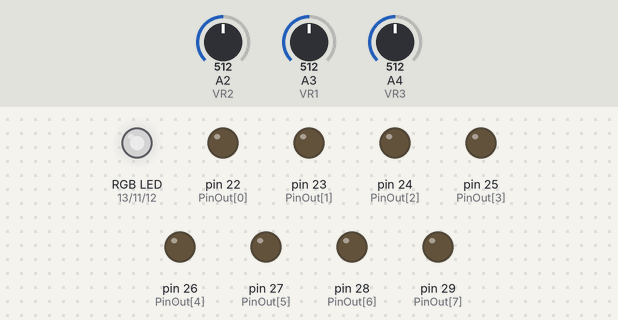
A sketch run on a simulated Arduino Mega 2560, built with avr-gcc and run on an emulated ATmega2560. Parts: an RGB LED mixed from three pins (HIGH = lit), output pins drawn as LEDs (lit = HIGH). The inputs (shaded band) are chosen by the test bench; at power-on: A2 (VR2) = 512, A3 (VR1) = 512, A4 (VR3) = 512. Dim RGB values are drawn brighter than linear.

Above: at 6.2 s.
6.3 s: A2 (VR2) set to 716
At 6.9 s:
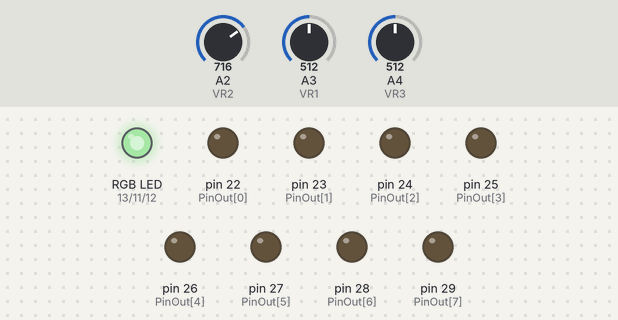
7.9 s: A3 (VR1) set to 716
At 9.2 s:
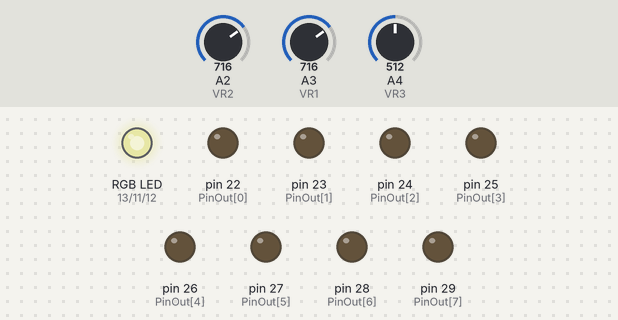
9.5 s: A4 (VR3) set to 716
At 10.8 s:
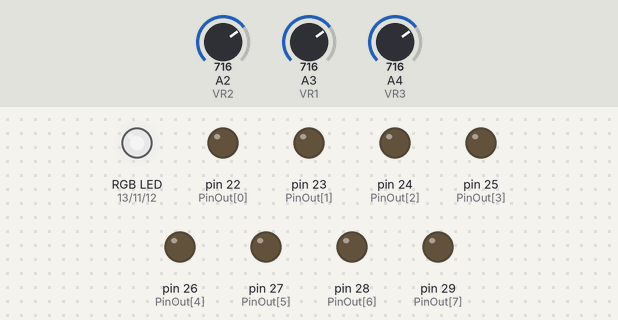
11.1 s: A2 (VR2) set to 900
At 12.2 s:
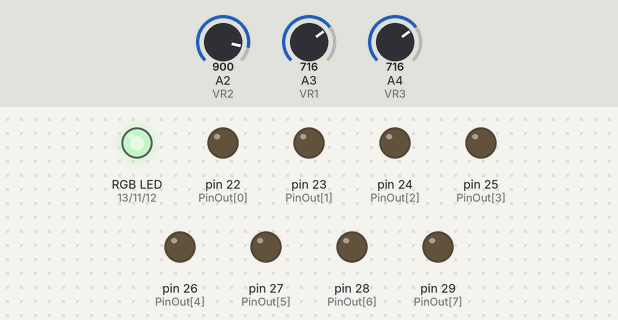
12.7 s: A3 (VR1) set to 900
At 13.6 s:
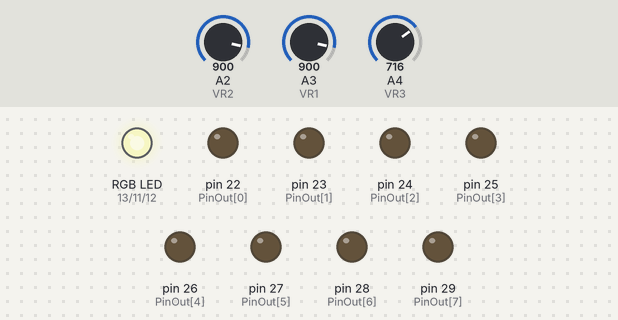
14.3 s: A4 (VR3) set to 900
At 14.9 s:
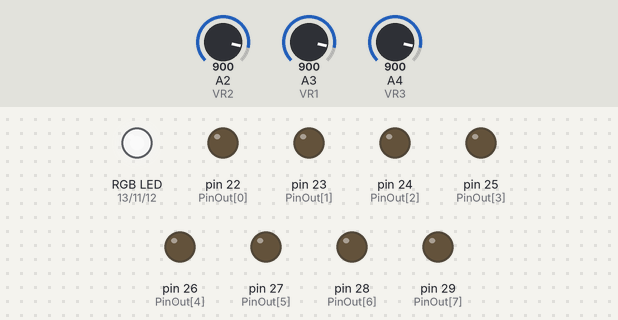
Timing chart, 0 to 16.9 s (numbered marks = the images above; inputs shaded):
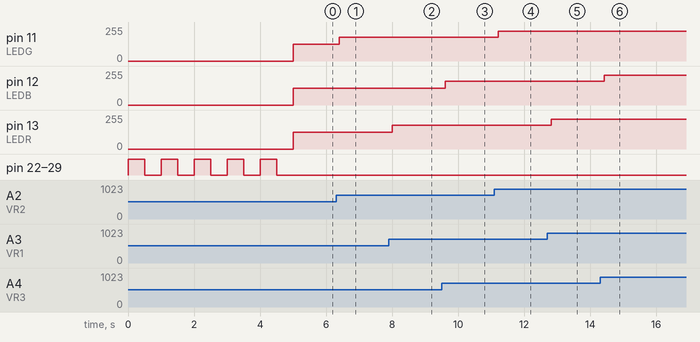

Measured:
- after the input at 6.3 s, pin 11 (LEDG): 127/255 → 178/255 after 0.10 s
- after the input at 7.9 s, pin 13 (LEDR): 127/255 → 178/255 after 0.11 s
- after the input at 9.5 s, pin 12 (LEDB): 127/255 → 178/255 after 0.11 s
- after the input at 11.1 s, pin 11 (LEDG): 178/255 → 224/255 after 0.12 s
- after the input at 12.7 s, pin 13 (LEDR): 178/255 → 224/255 after 0.12 s
- after the input at 14.3 s, pin 12 (LEDB): 178/255 → 224/255 after 0.13 s

The sketch:

Bai_1c_1.ino
```cpp
#define VR1   A3
#define VR2   A2
#define VR3   A4

#define LEDR  13
#define LEDG  11
#define LEDB  12

char PinOut[] = {22,23,24,25,26,27,28,29};

int val1, val2, val3;

void setPinOut(char temp);
void blinkLED(int n);

void setup() {
  Serial.begin(9600);
  pinMode(LEDR, OUTPUT);
  pinMode(LEDG, OUTPUT);
  pinMode(LEDB, OUTPUT);

  analogWrite(LEDR, 0);
  analogWrite(LEDG, 0);
  analogWrite(LEDB, 0);
  for(int i=0; i<8; i++)
    pinMode(PinOut[i], OUTPUT);
  blinkLED(5);
}

void loop() {
  val1 = analogRead(VR1);
  val1 = map(val1, 0, 1024, 0, 255);
  analogWrite(LEDR, val1);

  val2 = analogRead(VR2);
  val2 = map(val2, 0, 1024, 0, 255);
  analogWrite(LEDG, val2);

  val3 = analogRead(VR3);
  val3 = map(val3, 0, 1024, 0, 255);
  analogWrite(LEDB, val3);

  delay(200);
}

// Set chan theo hex
void setPinOut(char temp) {
  for(int i=0;i<8;i++) {
    if(temp&0x01)     digitalWrite(PinOut[i], HIGH);
    else              digitalWrite(PinOut[i], LOW);
    temp=temp>>1;
  }
}

// Ham blink LED
void blinkLED(int n) {
  for(int i=0; i<n; i++) {
    setPinOut(0xff);
    delay(500);
    setPinOut(0x00);
    delay(500);
  }
}
```
